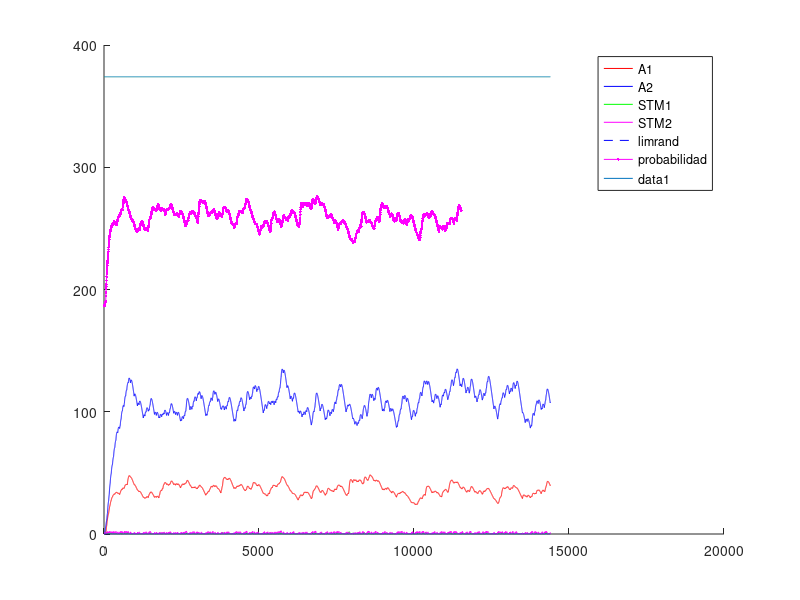
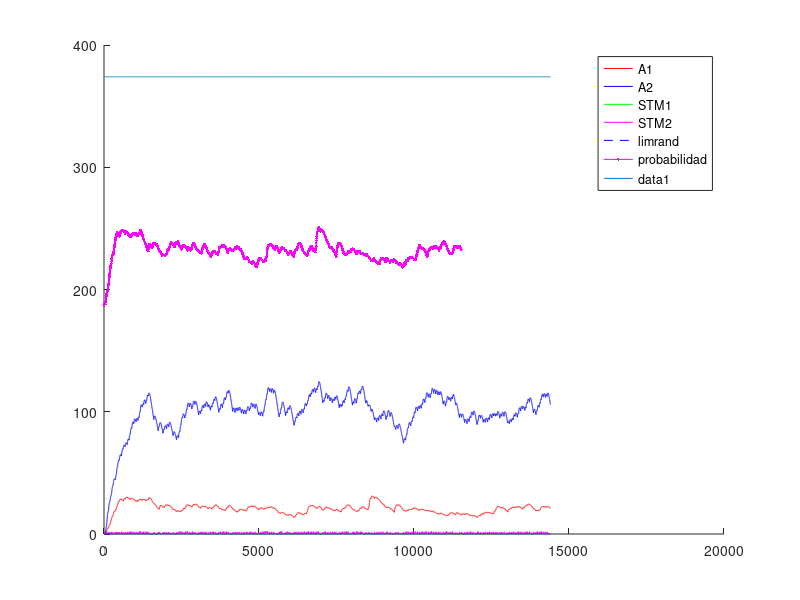
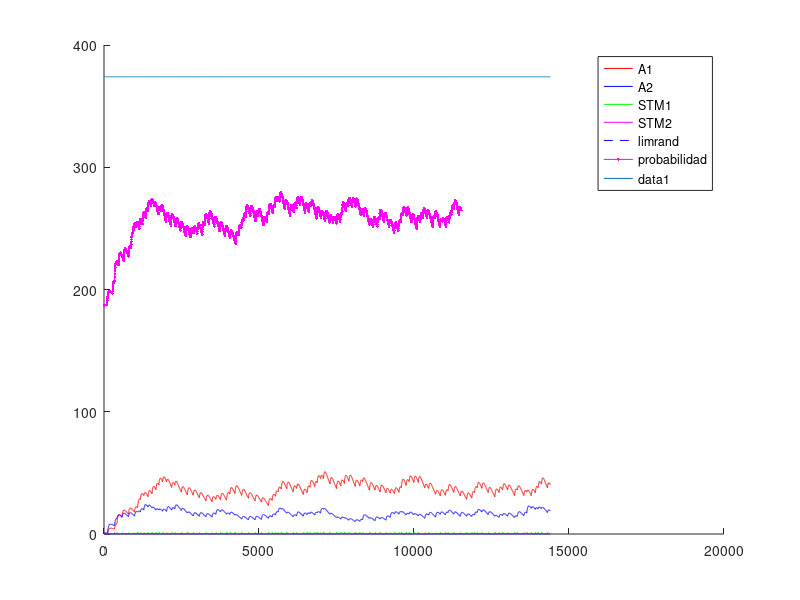
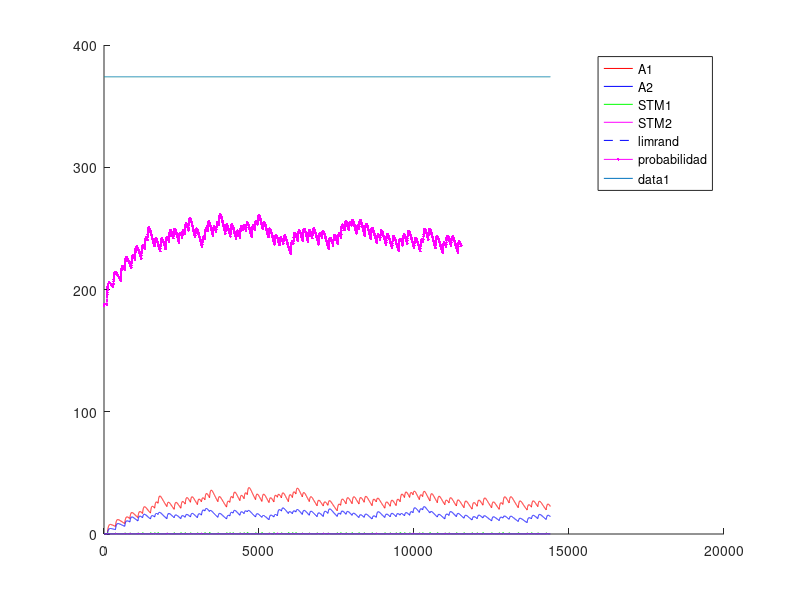

Source code (MATLAB) for these figures, in order:
%% Experimento con Variable-Interval - VI - intervalo Variable
%% Existen multiples intancias de palanquelo (cada vez que realiza respuesta decide si realiza otra o no)
%% Durante el intervalo se pesa la cantidad de palanqueos y no palanqueos respecto a la cantidad de instacias
%% de respuesta. EL refuerzo impacta de forma proporcional a la tasa de respuestas.
%% Un trial dura 3600 segundos.
%% Una sesion 1 o 3 trial (seg´un la dinamica del animal)
%% 5 sesiones por Experimento. Cada sesion es un intervalo diferente.
%% 1 experimento
%% Tiempo para realizar un respuesta 1 segundo
%% 
%% La probabilidad de eleccion se ajusta al nivel de maxima frecuencia de palanqueo
%% 

close all
clc
clear

%% Matriz de pago 0 1 

%%% Se ajusto la apreciacion de las cantidades de refuerzo 
function rf = feel(pellets)
  rf=0;
  if (nargin~=0)
    rf=(12.8*(1-exp(-.25.* pellets.^(2))))+(12.8*(1-exp(-.5.* pellets)));
  else
    error ("Faltan parametros");
  endif
endfunction
%% 
%% 

%% INICIALIZATION
%%%%%% CONSTANTES DE SESIONES
Ntrial  =  1 ;   %% un trial de 3600 segundos
tTrial  =  3600; %% en segundos
tResp   =  1;    %% en segundos
tMuestreo = 0.25;%% en segundos
Nses    =  5 ;
Vi=[5,10,30,40,60]; %% valores medios de intervalos variables
Ntest   =  1;
limrand =  0.138;
saving  =  0.01 ;
%%%%%% CONSTANTES DE DECAIMIENTO
alpha = 1*tMuestreo;
beta  = 0.125*tMuestreo ;
gamma = 0.0067*tMuestreo;%0.025 ; 
delta = 1*tMuestreo;
%%%%%% INICIALIZACION
palanca = zeros(2,1);
Rf_1=0;
Rf_2=0;
A1=zeros(1,Ntest);
A2=zeros(1,Ntest);
stm_1=zeros(2,Ntest);
stm_2=zeros(2,Ntest);
d=1;

sesion = zeros(Nses,1);
trialXsesion = zeros(Nses,Ntrial);
terminal_sesion=zeros(Nses,1);
nb_resp = zeros(Nses,Ntest);
refuerzo = zeros(Nses,Ntest);
t_ref = zeros(Nses,1);
cum_resp = zeros(Nses,1);
contadorP1=0;
contadorP2=0;
contadorI=0;

%% CALCULO DE AROUSAL MAXIMO
%% Iteraciones de respuesta refuerzo para encotnrar el STM medio
Nconfig=5; %% Tasa de respuesta de configuracion
%plot([1:0.01:20],(12.8*(1-exp(-.25.* [1:0.01:20].^(2))))+(12.8*(1-exp(-.5.* [1:0.01:20]))),'.k')
R1 = floor(feel(1)); %tiempo de refuezo para R
l1 = Nconfig/tMuestreo; % duracion entre trials
suma = 0; %suma es un valor necesaria para calcular max1 y min1
suma = alpha*R1 %% Refuerzo cada N respuestas
iter=100; %% numero de iteraciones para que converja el stm
max1 = 0; %maximum de stm1
min1 = 0; %minimum de stm1
for i = 1:iter 
  suma = (1-beta)^(Nconfig/tMuestreo)*suma;%% Instantes que decae el stm
  min1=suma;
  suma += alpha*R1; %Refuerzo
  max1=suma;
end
comp=.88;
S1 = (((max1-min1)*(comp*l1))/2)+min1*comp*l1; %calcul de la superficie del triangulo mas la de el rectangulo
stm_1_medio = S1/(l1);
A1max = (delta/gamma)*stm_1_medio;

%% INICIO DE LAS ITERATIONS
for l = 1:Ntest  %% TESTES
  Num=0;
  for k = 1:Nses  %% SESIONES (cambia el N)
    i=1;
    %duracion = [1,tTrial*ones(1,Ntrial)];
    
    contador = 1;
    %palanca(1)=randi(2);
    
    %% Agregar intervalo de refuerzos  %%
    intervalo=Vi(k);
    if k>1
      A1(Num+1,l)=saving*A1(Num,l);
      A2(Num+1,l)=saving*A2(Num,l);
      stm_1(Num+1,l)=0*stm_1(Num,l);
      stm_2(Num+1,l)=0*stm_2(Num,l); 
      %%% ELECCION DE LA PRIMERA PALANCA 
%      if A1(Num,1)>A2(Num,1)
%        palanca(2)=1;
%      else
%        palanca(2)=2;
%      end
    end       
    P1(i,k)=0.5;
    P1(i,k)=0.5;
    for j=2:(Ntrial*tTrial/tMuestreo) %% Todos los trials juntos
      
      if contador == tResp/tMuestreo%duracion(i)
        contador = 0;
        i = i+1 ;
        J = j ;
        P1(i,k)=0.5*(1-exp(-(5*A1((j-1)+Num,l))/A1max))+0.5; %probabilidad en exponential
        P2(i,k)=0.5*(1-exp(-(5*A2((j-1)+Num,l))/A1max))+0.5; %probabilidad en exponential
        %P=.99;
        %P2(i,k)=0.5*(1-exp(-(5*A2((j-1)+Num,l))/A2max))+0.5;
        
        a = rand ;
        %%% ELECCION DE LA PALANCA %%% Basicamente elige palanquear o no palanquear
        if (A1((j-1)+Num,l)<=limrand)&&(A2((j-1)+Num,l)<=limrand)
          palanca(i)=randi(2);
        elseif (A1((j-1)+Num,l)>=limrand)&&(A2((j-1)+Num,l)<=limrand)
          if a>=P1(i,k)
            palanca(i)=2;
          else
            palanca(i)=1;
          end
        elseif (A1((j-1)+Num,l)<=limrand)&&(A2((j-1)+Num,l)>=limrand)
          if a>=P2(i,k)
            palanca(i)=1;
          else
            palanca(i)=2;
          end
        elseif (A1((j-1)+Num,l)>A2((j-1)+Num,l))
          if a>=P1(i,k)
            palanca(i)=2;
          else
            palanca(i)=1;
          end
        else
          if a>=P2(i,k)
            palanca(i)=1;
          else
            palanca(i)=2;
          end
        end
        %% Contadores para intervalo de refuerzo
        if palanca(i)==1
          contadorP1++;
        else
          contadorP2++;
        endif
        %%% REFUERZO %%%
        if (contadorI >= intervalo/tMuestreo)
          if (contadorP1>=1)
            %if (palanca(i)==1) %% palanquea
            aux=contadorP1+contadorP2;
            Rfz=floor(feel(1));
            Rf_1=Rfz*contadorP1/aux;
            Rf_2=Rfz*contadorP2/aux;
            %elseif (palanca(i-1)==2) %% No palanquea
            %  Rf_1=0;
            %  Rf_2=0;%floor(10*(1-exp(-0.8* 2 )));
            %end
            %stm_1(j+Num,l)=(1-beta)*stm_1((j-1)+Num,l)+alpha*Rf_1;
            %stm_2(j+Num,l)=(1-beta)*stm_2((j-1)+Num,l)+alpha*Rf_2;
            contadorP1=0;
            contadorP2=0;
            contadorI =0;
            dispe=.5; %% dispercion del 50% del valor de la intervalo
            intervalo=Vi(k)*(1 + dispe*(1-2*rand));
            refuerzo(k,l)++;
            t_ref(k,i)=1;
          else
            contadorP1=0;
            contadorP2=0;
            contadorI =0;
            %dispe=.5; %% dispercion del 50% del valor de la intervalo
            %intervalo=Vi(k)*(1 + dispe*(1-2*rand))
            
          endif
        end
        
      else
        contador++;
        contadorI++;
        Rf_1=0;
        Rf_2=0;
      end
      stm_1(j+Num,l)=(1-beta)*stm_1((j-1)+Num,l)+alpha*Rf_1;
      stm_2(j+Num,l)=(1-beta)*stm_2((j-1)+Num,l)+alpha*Rf_2;
      A1(j+Num,l)=(1-gamma)*A1((j-1)+Num,l)+delta*stm_1(j+Num,l);
      A2(j+Num,l)=(1-gamma)*A2((j-1)+Num,l)+delta*stm_2(j+Num,l);
      
%      if floor(j/tTrial)==(j/tTrial)
%        trialXsesion()
%      end
    end
    
    
    %%% CONTADOR DE A QUE J SE CAMBIA LA SESION
    %sesion(k-1,l)=j;
    sesion(k,l)=j+Num;
    %%% DEFINICION DE NUM
%    compteur = 0 ;
%    for i=1:length(A1(:,l))
%      if A1(i,l)~=0
%        compteur = compteur +1;
%      end
%    end
%    Num=compteur;
    Num = j+Num;
    Sizemat = length(A1);
    
    if palanca(1)==1
      nb_resp(k,l)=1;
      cum_resp(k,1)=1;
    end
    for j = 2:length(palanca)
      if palanca(j)==1
        %nb_coop(k-1,l)= nb_coop(k-1,l)+1;
        nb_resp(k,l)++;
        cum_resp(k,j)=cum_resp(k,j-1)+1;
      else
        cum_resp(k,j)=cum_resp(k,j-1);
      end
    end
  end
end


%%% PRUEBAS 
%%% ENCONTRA LA LONGITUD REAL DEL EXPERIMENTACION
nonnul = zeros(Ntest,1);
for k=1:Ntest
  for i=1:length(A1)
    if A1(i,k) ~= 0
      nonnul(k)=nonnul(k)+1;
    end
  end
end

%%% PRUEBA I _ PESO DE LA EXPERIMENTACION EN LA MEMORIA
porcent = 0;
for i = 1:Ntest
  if sum(A1(:,i)) > 10 * sum(A2(:,i))
    porcent = porcent +1;
  end
end

%%% PRUEBA II _ SI LA EXCITATION ALCANZA A SU MAXIMUM
maxima = zeros(Ntest,1);
for k = 1:Ntest
  if floor(max(A1(:,k))) == floor(max(max(A1))) 
    maxima(k) = maxima(k) +1;
  end
end

%%% PRUEBA III _ EN QUE SESION LA PALANCA GANA DE VERDAD
%ird = zeros(Ntest,1);
%for k = 1:Ntest
%  i=1;
%  while 1
%    if A1(nonnul(k)-i,k) < limrand
%      ird(k) = nonnul(k)-i+1;
%      break;
%    else
%      i=i+1;
%    end
%  end
%end
%
%%%% PRUEBA IV _ CONVIERTE J EN NUMERO DE SESION
%for k = 1:Ntest
%  i=1;
%  while 1
%    if ird(k) <= sum(sesion(1:i)+50)
%      ird(k)=i;
%      break;
%    else
%      i=i+1;
%    end
%  end
%end

%%% PRUEBA V _ PORCENTAJE DE COOPERACION POR SESION / EXPERIMENTO

%
%porcentaje_coop_sesion=zeros(Nses,Ntest);
%porcentaje_coop_experimento=zeros(Ntest,1);
%for k = 1:Ntest
%  porcentaje_coop_experimento(k)=sum(nb_coop(:,k))/(Ntrial*Nses)*100;
%end

%for i=1:Ntest
%  terminal_sesion(1,i)=sesion(1,i);
%  for j=2:Nses
%    terminal_sesion(j,i)=sesion(j,i)+terminal_sesion(j-1,i);
%  end
%end

%%% DEMOSTRACION 


%promedio_sesion=sum(ird)/Ntest
%porcent_10xsuperior_al_otra=porcent/Ntest * 100;
%cuanto_alcanzan_al_maxima=sum(maxima)/Ntest * 100;
%porcentaje_coop_experimento;
%porcentaje_coop_sesion=floor(nb_coop/Ntrial*100);


resp_por_segundos=nb_resp/length(palanca); %numero de respuestas dividido por el numero de respestas maximal posible


for i=1:Ntest
  for j=1:Nses
    figure
    hold on
    %plot(sesion(j,i)*ones(1,max(max(A1(:,i)))),(1:max(max(A1(:,i)))),'--k');
    %h=plot((sesion(j,i).*tMuestreo)*ones(1,max(max(A1(:,i)))),(1:max(max(A1(:,i)))),'--k');
    %set(h, "linewidth", 2);
    if j==1
      plot(1:Ntrial*tTrial/tMuestreo,A1(1:sesion(j,i),i),'r',1:Ntrial*tTrial/tMuestreo,A2(1:sesion(j,i),i),'b',1:Ntrial*tTrial/tMuestreo,stm_1(1:sesion(j,i),i),'g',1:Ntrial*tTrial/tMuestreo,stm_2(1:sesion(j,i),i),'m',1:Ntrial*tTrial/tMuestreo,limrand*ones(1,Ntrial*tTrial/tMuestreo),'--b')
      plot((1:length(P1(:,j)'*A1max))/tMuestreo,P1(:,j)'*A1max,'.-m');
      legend("A1","A2","STM1","STM2","limrand","probabilidad");
    else
      plot(1:Ntrial*tTrial/tMuestreo,A1(sesion(j-1,i)+1:sesion(j,i),i),'r',1:Ntrial*tTrial/tMuestreo,A2(sesion(j-1,i)+1:sesion(j,i),i),'b',1:Ntrial*tTrial/tMuestreo,stm_1(sesion(j-1,i)+1:sesion(j,i),i),'g',1:Ntrial*tTrial/tMuestreo,stm_2(sesion(j-1,i)+1:sesion(j,i),i),'m',1:Ntrial*tTrial/tMuestreo,limrand*ones(1,Ntrial*tTrial/tMuestreo),'--b')
      plot((1:length(P1(:,j)'*A1max))/tMuestreo,P1(:,j)'*A1max,'.-m');
      legend("A1","A2","STM1","STM2","limrand","probabilidad");
    endif
    plot(1:Ntrial*tTrial/tMuestreo,A1max*ones(1,Ntrial*tTrial/tMuestreo));
    hold off
  endfor
endfor


%% Maximos exitos por intervalo= 10-360 - 30-120 - 40-65 - 60-60 

color = 'rgbmkmrgbk';
figure
hold on
for i=1:Ntest
  plot(Vi,resp_por_segundos(:,i),'Color',color(i));
  title('Respuestas por segundos');
  xlabel('Intervalos');
  ylabel('Respuestas/segundos');
  for j=1:Nses
    plot(Vi(j)*ones(1,floor(resp_por_segundos(j,i)*100)+1),(0:floor(resp_por_segundos(j,i)*100))/100,'k');
  end
  end
hold off


figure
hold on
for i=1:Ntest
  plot(refuerzo(:,i),resp_por_segundos(:,i),'Color',color(i));
  title('Respuestas y refuerzo');
  xlabel('Refuezo/horas');
  ylabel('Respuestas/segundos');
  for j=1:Nses
    plot(refuerzo(j)*ones(1,floor(resp_por_segundos(j,i)*100)+1),(0:floor(resp_por_segundos(j,i)*100))/100,'k');
    a = strcat('Num= ',num2str(Vi(j)));
    if j==3
      text(refuerzo(j),-.085,a);
    elseif j==4
      text(refuerzo(j),-.1,a);
    elseif j==5
      text(refuerzo(j),-.03,a);
    else
      text(refuerzo(j),-.06,a);
    end
  end
end
hold off


figure
hold on
for i=1:Nses
  plot(1:length(cum_resp(i,:)),cum_resp(i,:),'Color',color(i));
  a=find(t_ref(i,:)==1);
  aVI.(num2str(i))=a;
  plot(a,cum_resp(i,a),'k+');
  title('Cumulative records');
  xlabel('Time');
  ylabel('Cumulative responses');
end
hold off

resp_por_segundosVI = resp_por_segundos;
refuerzoVI = refuerzo;
cum_respVI = cum_resp;

save VI resp_por_segundosVI refuerzoVI cum_respVI;
save ("-mat-binary", "aVI", "aVI");

%%% probl�me de temps, pas le temps de d�croitre du coup red�marre plus
%%% haut CQFD
%%%% CASTIGO DE TIEMPO 
%%%% CUANTO VECES ELIGE COOPERATION
%%% Pour chaque session r�cup�rer le nombre de coop�ration et tracer la
%%% courbe correspondante 
